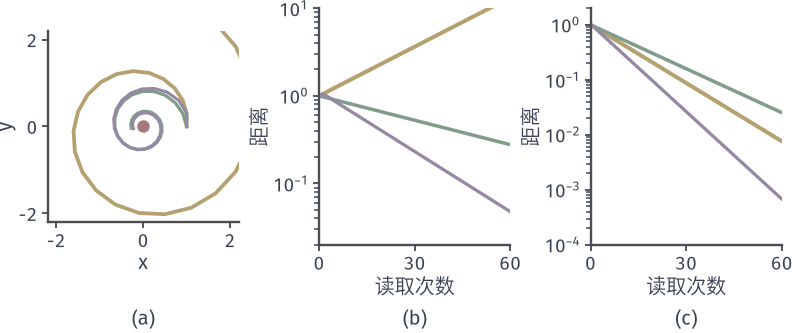

Write the Python code that produced this figure.
from pathlib import Path
import sys
for _p in Path(__file__).resolve().parents:
    if (_p/"minimax-common").is_dir(): sys.path.insert(0, str(_p/"minimax-common")); break
from mm_fig import *
HERE = Path(__file__).resolve().parent
# GDA, EG, OGDA on xy (alpha=0.3) and on x^2/2+2xy-y^2/2 (alpha=0.1), counted by F evaluations.
J2 = np.array([[1., 2.], [-2., 1.]])
fig, axes = figure(width_mm=112, height_mm=47, ncols=3)
panels(fig, .06, .985, .975, .265, .42)
a = .3; T = 30; G = gda(A, a, T, (1, 0)); Ex = eg(A, a, T, (1, 0)); O = ogda(A, a, T, (1, 0))
ax = axes[0]; setup(ax, (-2.2, 2.2), (-2.2, 2.2), (-2, 0, 2), (-2, 0, 2), equal=True)
ax.plot(G[:, 0], G[:, 1], color=YELLOW, lw=1.5); ax.plot(Ex[:, 0], Ex[:, 1], color=GREEN, lw=1.3); ax.plot(O[:, 0], O[:, 1], color=PURPLE, lw=1.2); dot(ax, (0, 0))
def curves(ax, G, Ex, O, n):
    ax.semilogy(np.arange(len(G)), np.linalg.norm(G, axis=1), color=YELLOW, lw=1.6)
    ax.semilogy(2*np.arange(len(Ex)), np.linalg.norm(Ex, axis=1), color=GREEN, lw=1.4)
    ax.semilogy(np.arange(len(O)), np.linalg.norm(O, axis=1), color=PURPLE, lw=1.3)
ax = axes[1]; setup(ax, (0, 60), (.02, 10), (0, 30, 60), xl='读取次数', yl='距离'); ax.set_yscale('log'); curves(ax, gda(A, a, 60, (1, 0)), eg(A, a, 30, (1, 0)), ogda(A, a, 60, (1, 0)), 60)
a2 = .1; ax = axes[2]; setup(ax, (0, 60), (1e-4, 2), (0, 30, 60), xl='读取次数', yl='距离'); ax.set_yscale('log'); curves(ax, gda(J2, a2, 60, (1, 0)), eg(J2, a2, 30, (1, 0)), ogda(J2, a2, 60, (1, 0)), 60)
tags(fig, axes)
save(fig, HERE, 'figure', {'xy_alpha': a, 'sc_alpha': a2, 'z0': [1, 0]})
